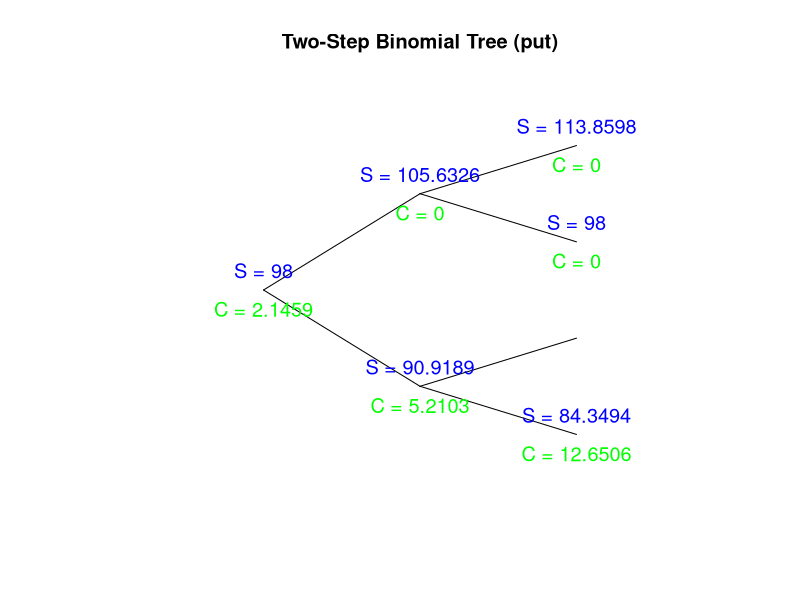

Write R code to recreate this figure.
### Author: Ryan Loveless ###
### 2-Step Binomial Trees ###

# Function to price two-step European options and plot the tree
price_option_two_step <- function(S0, K, r, sigma, T, option_type) {
  steps <- 2
  dt <- T / steps
  u <- exp(sigma * sqrt(dt))  # Up factor
  d <- 1 / u                  # Down factor
  p <- (exp(r * dt) - d) / (u - d)  # Risk-neutral probability
  
  # Stock price tree
  stock_tree <- matrix(0, nrow = steps + 1, ncol = steps + 1)
  for (i in 0:steps) {
    for (j in 0:i) {
      stock_tree[j + 1, i + 1] <- S0 * (u^j) * (d^(i - j))
    }
  }
  
  # Option value tree
  option_tree <- matrix(0, nrow = steps + 1, ncol = steps + 1)
  
  # Payoffs at maturity
  for (j in 0:steps) {
    if (option_type == "call") {
      option_tree[j + 1, steps + 1] <- max(stock_tree[j + 1, steps + 1] - K, 0)
    } else if (option_type == "put") {
      option_tree[j + 1, steps + 1] <- max(K - stock_tree[j + 1, steps + 1], 0)
    }
  }
  
  # Backward induction
  for (i in (steps - 1):0) {
    for (j in 0:i) {
      option_tree[j + 1, i + 1] <- exp(-r * dt) * (p * option_tree[j + 2, i + 2] + (1 - p) * option_tree[j + 1, i + 2])
    }
  }
  
  # Option price at t = 0
  C_0 <- option_tree[1, 1]
  
  # Delta
  delta <- (option_tree[2, 2] - option_tree[1, 2]) / (stock_tree[2, 2] - stock_tree[1, 2])
  
  # Plot the two-step binomial tree
  plot(0, 0, type="n", xlab="", ylab="", xlim=c(-1, 3), ylim=c(-2, 2), axes=FALSE,
       main=paste("Two-Step Binomial Tree (", option_type, ")", sep = ""))
  segments(0, 0, 1, 1)   # Root to up
  segments(0, 0, 1, -1)  # Root to down
  segments(1, 1, 2, 1.5) # Up to upper
  segments(1, 1, 2, 0.5) # Up to middle
  segments(1, -1, 2, -0.5) # Down to middle
  segments(1, -1, 2, -1.5) # Down to lower
  text(0, 0.2, paste("S =", S0), col="blue", cex=1.2)
  text(1, 1.2, paste("S =", round(stock_tree[2, 2], 4)), col="blue", cex=1.2)
  text(1, -0.8, paste("S =", round(stock_tree[1, 2], 4)), col="blue", cex=1.2)
  text(2, 1.7, paste("S =", round(stock_tree[3, 3], 4)), col="blue", cex=1.2)
  text(2, 0.7, paste("S =", round(stock_tree[2, 3], 4)), col="blue", cex=1.2)
  text(2, -1.3, paste("S =", round(stock_tree[1, 3], 4)), col="blue", cex=1.2)
  text(0, -0.2, paste("C =", round(C_0, 4)), col="green", cex=1.2)
  text(1, 0.8, paste("C =", round(option_tree[2, 2], 4)), col="green", cex=1.2)
  text(1, -1.2, paste("C =", round(option_tree[1, 2], 4)), col="green", cex=1.2)
  text(2, 1.3, paste("C =", round(option_tree[3, 3], 4)), col="green", cex=1.2)
  text(2, 0.3, paste("C =", round(option_tree[2, 3], 4)), col="green", cex=1.2)
  text(2, -1.7, paste("C =", round(option_tree[1, 3], 4)), col="green", cex=1.2)
  
  return(list(price = C_0, delta = delta))
}

# Example usage
result <- price_option_two_step(
  S0 = 98,
  K = 97,
  r = 0.06,
  sigma = 0.15,
  T = 0.5,
  option_type = "put"
)
cat("Two-Step European Option Price:", result$price, "\n")
cat("Delta at the root:", result$delta, "\n")
